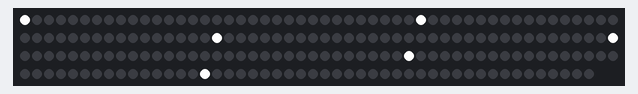
Bench run of a sketch on a simulated Arduino Uno, built with avr-gcc and run on an emulated ATmega328P. Shown: 198 RGB LEDs in strip order, left to right, continuing on the next row.

Above: at 0.1 s.
At 1.7 s:
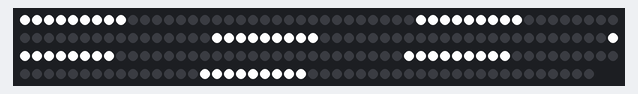
At 3.4 s:
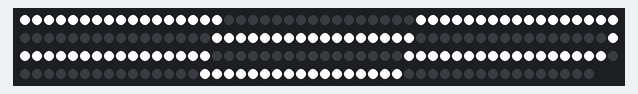
At 5.1 s:
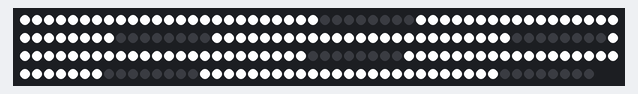
At 6.7 s:
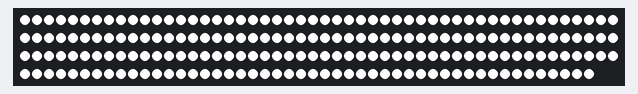

The sketch:

matrix_led.ino
```cpp
#include <FastLED.h>

// #define NUM_LEDS  33
#define sections 6
#define led_count 33
#define NUM_LEDS  (sections * led_count)

#define LED_PIN   4
#define black CRGB::Black
#define white CRGB::White
// #define color CRGB(241, 248, 0);


// #define sections 11;
// #define led_count = 3;


CRGB leds[NUM_LEDS];

void setup() {
  FastLED.addLeds<WS2812B, LED_PIN, GRB>(leds, NUM_LEDS);
  // limit my draw to 1A at 5v of power draw
  // FastLED.setMaxPowerInVoltsAndMilliamps(5,4500);
  FastLED.setMaxPowerInMilliWatts(100000);

  FastLED.setBrightness(255);
  light();
  delay(300);
  off();


}

void loop() {

  // led[0][0] = CRGB::Red;
  // FastLED.show();
  // delay(200);


}

void light(){
  for(int i = 0; i < led_count; i++)
  {
    for(int j = 0; j < sections; j++){
      leds[j*led_count + i] = white;

    }
    FastLED.show();
    delay(200);

  }
}

void off(){
  for(int i = 0; i < led_count; i++)
  {
    for(int j = 0; j < sections; j++){
      leds[j*led_count + i] = black;

    }
    FastLED.show();
    // delay(200);

  }
}
```

Measured:
- what the display in image 4 shows lasts 0.8 s, from 6.7 s to 7.5 s
